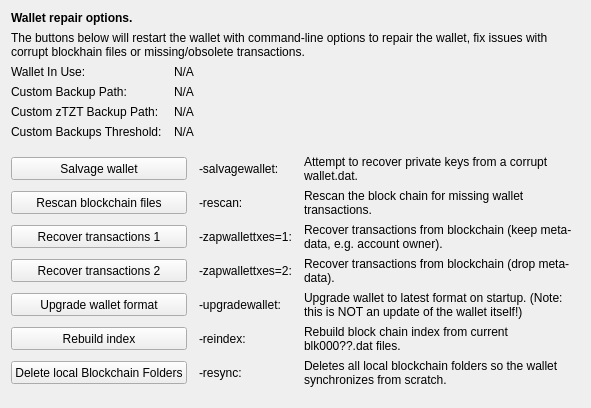
     <widget class="QWidget" name="tab_repair">
      <attribute name="title">
       <string>&amp;Wallet Repair</string>
      </attribute>
      <layout class="QGridLayout" name="gridLayout_4" columnstretch="0,0,0,0">
       <property name="horizontalSpacing">
        <number>12</number>
       </property>
       <item row="0" column="0" colspan="4">
        <widget class="QLabel" name="label_repair_header">
         <property name="font">
          <font>
           <weight>75</weight>
           <bold>true</bold>
          </font>
         </property>
         <property name="text">
          <string>Wallet repair options.</string>
         </property>
        </widget>
       </item>
       <item row="1" column="0" colspan="4">
        <widget class="QLabel" name="label_repair_helptext">
         <property name="font">
          <font>
           <weight>50</weight>
           <bold>false</bold>
          </font>
         </property>
         <property name="text">
          <string>The buttons below will restart the wallet with command-line options to repair the wallet, fix issues with corrupt blockhain files or missing/obsolete transactions.</string>
         </property>
         <property name="wordWrap">
          <bool>true</bool>
         </property>
        </widget>
       </item>
       <item row="2" column="0">
        <widget class="QLabel" name="wallet_path_label">
         <property name="text">
          <string>Wallet In Use:</string>
         </property>
        </widget>
       </item>
       <item row="2" column="1" colspan="3">
        <widget class="QLabel" name="wallet_path">
         <property name="cursor">
          <cursorShape>IBeamCursor</cursorShape>
         </property>
         <property name="text">
          <string>N/A</string>
         </property>
         <property name="textFormat">
          <enum>Qt::PlainText</enum>
         </property>
         <property name="textInteractionFlags">
          <set>Qt::LinksAccessibleByMouse|Qt::TextSelectableByKeyboard|Qt::TextSelectableByMouse</set>
         </property>
        </widget>
       </item>
       <item row="3" column="0">
        <widget class="QLabel" name="wallet_custombackuppath_label">
         <property name="visible">
          <bool>false</bool>
         </property>
         <property name="text">
          <string>Custom Backup Path:</string>
         </property>
        </widget>
       </item>
       <item row="3" column="1" colspan="3">
        <widget class="QLabel" name="wallet_custombackuppath">
         <property name="cursor">
          <cursorShape>IBeamCursor</cursorShape>
         </property>
         <property name="visible">
          <bool>false</bool>
         </property>
         <property name="text">
          <string>N/A</string>
         </property>
         <property name="textFormat">
          <enum>Qt::PlainText</enum>
         </property>
         <property name="textInteractionFlags">
          <set>Qt::LinksAccessibleByMouse|Qt::TextSelectableByKeyboard|Qt::TextSelectableByMouse</set>
         </property>
        </widget>
       </item>
       <item row="4" column="0">
        <widget class="QLabel" name="wallet_customzpivbackuppath_label">
         <property name="visible">
          <bool>false</bool>
         </property>
         <property name="text">
          <string>Custom zTZT Backup Path:</string>
         </property>
        </widget>
       </item>
       <item row="4" column="1" colspan="3">
        <widget class="QLabel" name="wallet_customzpivbackuppath">
         <property name="cursor">
          <cursorShape>IBeamCursor</cursorShape>
         </property>
         <property name="visible">
          <bool>false</bool>
         </property>
         <property name="text">
          <string>N/A</string>
         </property>
         <property name="textFormat">
          <enum>Qt::PlainText</enum>
         </property>
         <property name="textInteractionFlags">
          <set>Qt::LinksAccessibleByMouse|Qt::TextSelectableByKeyboard|Qt::TextSelectableByMouse</set>
         </property>
        </widget>
       </item>
       <item row="5" column="0">
        <widget class="QLabel" name="wallet_custombackupthreshold_label">
         <property name="visible">
          <bool>false</bool>
         </property>
         <property name="text">
          <string>Custom Backups Threshold:</string>
         </property>
        </widget>
       </item>
       <item row="5" column="1" colspan="3">
        <widget class="QLabel" name="wallet_custombackupthreshold">
         <property name="cursor">
          <cursorShape>IBeamCursor</cursorShape>
         </property>
         <property name="visible">
          <bool>false</bool>
         </property>
         <property name="text">
          <string>N/A</string>
         </property>
         <property name="textFormat">
          <enum>Qt::PlainText</enum>
         </property>
         <property name="textInteractionFlags">
          <set>Qt::LinksAccessibleByMouse|Qt::TextSelectableByKeyboard|Qt::TextSelectableByMouse</set>
         </property>
        </widget>
       </item>
       <item row="6" column="0">
        <spacer name="verticalSpacer_repair1">
         <property name="orientation">
          <enum>Qt::Vertical</enum>
         </property>
         <property name="sizeHint" stdset="0">
          <size>
           <width>10</width>
           <height>10</height>
          </size>
         </property>
        </spacer>
       </item>
       <item row="7" column="0" colspan="2">
        <widget class="QPushButton" name="btn_salvagewallet">
         <property name="minimumSize">
          <size>
           <width>100</width>
           <height>23</height>
          </size>
         </property>
         <property name="text">
          <string>Salvage wallet</string>
         </property>
        </widget>
       </item>
       <item row="7" column="2">
        <widget class="QLabel" name="label_repair_salvage_command">
         <property name="text">
          <string notr="true">-salvagewallet:</string>
         </property>
        </widget>
       </item>
       <item row="7" column="3">
        <widget class="QLabel" name="label_repair_salvage">
         <property name="text">
          <string>Attempt to recover private keys from a corrupt wallet.dat.</string>
         </property>
         <property name="wordWrap">
          <bool>true</bool>
         </property>
        </widget>
       </item>
       <item row="8" column="0" colspan="2">
        <widget class="QPushButton" name="btn_rescan">
         <property name="minimumSize">
          <size>
           <width>100</width>
           <height>23</height>
          </size>
         </property>
         <property name="text">
          <string>Rescan blockchain files</string>
         </property>
        </widget>
       </item>
       <item row="8" column="2">
        <widget class="QLabel" name="label_repair_rescan_command">
         <property name="text">
          <string notr="true">-rescan:</string>
         </property>
        </widget>
       </item>
       <item row="8" column="3">
        <widget class="QLabel" name="label_repair_rescan">
         <property name="text">
          <string>Rescan the block chain for missing wallet transactions.</string>
         </property>
         <property name="wordWrap">
          <bool>true</bool>
         </property>
        </widget>
       </item>
       <item row="9" column="0" colspan="2">
        <widget class="QPushButton" name="btn_zapwallettxes1">
         <property name="minimumSize">
          <size>
           <width>100</width>
           <height>23</height>
          </size>
         </property>
         <property name="text">
          <string>Recover transactions 1</string>
         </property>
        </widget>
       </item>
       <item row="9" column="2">
        <widget class="QLabel" name="label_repair_zap1_command">
         <property name="text">
          <string notr="true">-zapwallettxes=1:</string>
         </property>
        </widget>
       </item>
       <item row="9" column="3">
        <widget class="QLabel" name="label_repair_zap1">
         <property name="text">
          <string>Recover transactions from blockchain (keep meta-data, e.g. account owner).</string>
         </property>
         <property name="wordWrap">
          <bool>true</bool>
         </property>
        </widget>
       </item>
       <item row="10" column="0" colspan="2">
        <widget class="QPushButton" name="btn_zapwallettxes2">
         <property name="minimumSize">
          <size>
           <width>100</width>
           <height>23</height>
          </size>
         </property>
         <property name="text">
          <string>Recover transactions 2</string>
         </property>
        </widget>
       </item>
       <item row="10" column="2">
        <widget class="QLabel" name="label_repair_zap2_command">
         <property name="text">
          <string notr="true">-zapwallettxes=2:</string>
         </property>
        </widget>
       </item>
       <item row="10" column="3">
        <widget class="QLabel" name="label_repair_zap2">
         <property name="text">
          <string>Recover transactions from blockchain (drop meta-data).</string>
         </property>
         <property name="wordWrap">
          <bool>true</bool>
         </property>
        </widget>
       </item>
       <item row="11" column="0" colspan="2">
        <widget class="QPushButton" name="btn_upgradewallet">
         <property name="minimumSize">
          <size>
           <width>100</width>
           <height>23</height>
          </size>
         </property>
         <property name="text">
          <string>Upgrade wallet format</string>
         </property>
        </widget>
       </item>
       <item row="11" column="2">
        <widget class="QLabel" name="label_repair_upgrade_command">
         <property name="text">
          <string notr="true">-upgradewallet:</string>
         </property>
        </widget>
       </item>
       <item row="11" column="3">
        <widget class="QLabel" name="label_repair_upgrade">
         <property name="text">
          <string>Upgrade wallet to latest format on startup. (Note: this is NOT an update of the wallet itself!)</string>
         </property>
         <property name="wordWrap">
          <bool>true</bool>
         </property>
        </widget>
       </item>
       <item row="12" column="0" colspan="2">
        <widget class="QPushButton" name="btn_reindex">
         <property name="minimumSize">
          <size>
           <width>100</width>
           <height>23</height>
          </size>
         </property>
         <property name="text">
          <string>Rebuild index</string>
         </property>
        </widget>
       </item>
       <item row="12" column="2">
        <widget class="QLabel" name="label_repair_reindex_command">
         <property name="text">
          <string notr="true">-reindex:</string>
         </property>
        </widget>
       </item>
       <item row="12" column="3">
        <widget class="QLabel" name="label_repair_reindex">
         <property name="text">
          <string>Rebuild block chain index from current blk000??.dat files.</string>
         </property>
         <property name="wordWrap">
          <bool>true</bool>
         </property>
        </widget>
       </item>
       <item row="13" column="0" colspan="2">
        <widget class="QPushButton" name="btn_resync">
         <property name="minimumSize">
          <size>
           <width>100</width>
           <height>23</height>
          </size>
         </property>
         <property name="text">
          <string>Delete local Blockchain Folders</string>
         </property>
        </widget>
       </item>
       <item row="13" column="2">
        <widget class="QLabel" name="label_repair_resync_command">
         <property name="text">
          <string>-resync:</string>
         </property>
        </widget>
       </item>
       <item row="13" column="3">
        <widget class="QLabel" name="label_repair_resync">
         <property name="text">
          <string>Deletes all local blockchain folders so the wallet synchronizes from scratch.</string>
         </property>
         <property name="wordWrap">
          <bool>true</bool>
         </property>
        </widget>
       </item>
       <item row="14" column="0">
        <spacer name="verticalSpacer_repair2">
         <property name="orientation">
          <enum>Qt::Vertical</enum>
         </property>
         <property name="sizeHint" stdset="0">
          <size>
           <width>20</width>
           <height>10</height>
          </size>
         </property>
        </spacer>
       </item>
      </layout>
     </widget>
